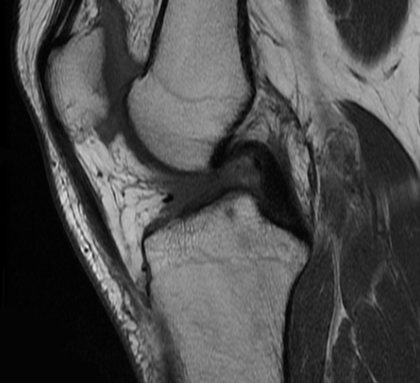
%> input picture Rician-Denoising/rician-denoise-matlab/knee-mri.png, 420 x 383 px
$ octave riciandenoise_demo.m   (GNU Octave 9; MATLAB toolbox functions it lacks are replaced by stand-ins)
%> lines starting %> are read from the running program, lines starting %| are printed output that depends on the picture
%> further down, uexact is the input picture: size 383x420 uint8; min 0, max 236, mean 76.7
### Rician-Denoising/rician-denoise-matlab/ricianrnd.m
function nu = ricianrnd(nu,sigma)
%> called with sigma = 0.05
%RICIANRND  Random arrays from Rician distribution.
%   r = RICIANRND(nu,sigma) returns random numbers from the Rician
%   distribution with parameters nu and sigma.  If nu is an array, then r
%   is an array of the same shape.

% Pascal Getreuer 2009


r = nu(:)'/sqrt(2);
r = (r([1,1],:) + randn(2,length(r))*sigma).^2;
nu(:) = sqrt(sum(r));

### Rician-Denoising/rician-denoise-matlab/riciandenoise.m
function u = riciandenoise(f,sigma,lambda,Tol,FastApprox)
%> called with sigma = 0.05, lambda = 0.065, Tol = 0.002, FastApprox = true
%RICIANDENOISE  Total variation minimization for Rician image denoising
%   u = RICIANDENOISE(f,sigma,lambda) performs denoising on image f with
%   Rician noise with parameter sigma.  The denoised image u is found as
%   the minimizer of
%
%          /                      / [ u^2 + f^2            u f    ]
%     min  | |grad u| dx + lambda | [ --------- - log I0( ----- ) ] dx.
%      u   /                      / [ 2 sigma^2          sigma^2  ]
%
%   Parameter lambda >= 0 determines the strength of the denoising: smaller
%   lambda implies stronger denoising.
%
%   RICIANDENOISE(f,sigma,lambda,Tol) specifies the stopping tolerance, the
%   method stops when ||u^Iter - u^Iter-1||_inf < Tol.
%
%   RICIANDENOISE(...,FastApprox) specifies how to evaluate I1(x)/I0(x), an
%   expression encountered in solving the minimization.  If FastApprox is
%   true (default), then I1(x)/I0(x) is evaluated with a cubic rational
%   approximation accurate to 8e-4 for all x >= 0.  Otherwise, MATLAB's
%   very accurate (but more time-consuming) besseli function is used.

% Pascal Getreuer 2009


%%% Input checking %%%
if nargin < 5
    FastApprox = true;

    if nargin < 4
        Tol = 5e-4*max(f(:));

        if nargin < 3
            error('Not enough input arguments.');
        end
    end
end

if sigma <= 0
    error('Parameter sigma must be positive.');
elseif lambda < 0
    error('Parameter lambda must be nonnegative.');
elseif any(~isfinite(f(:)) | f(:) < 0) || ~isreal(f)
    error('Image f must be nonnegative real-valued image.');
elseif ndims(f) ~= 2
    error('Image f must be a two-dimensional array.');
end

%%% Method parameters %%%
% Maximum allowed number of iterations
MaxIter = 100;
% Gradient descent time step size
dt = 5;
% Small parameter to avoid divide-by-zero
epsilon = 1e-20;

%%% Setup %%%
[N1,N2] = size(f);
%> N1 = 383; N2 = 420
ir = [2:N2,N2];
%> ir = 420 values from 2 to 420
il = [1,1:N2-1];
%> il = 420 values from 1 to 419
id = [2:N1,N1];
%> id = 383 values from 2 to 383
iu = [1,1:N1-1];
%> iu = 383 values from 1 to 382
sigma2 = sigma^2;
gamma = lambda/sigma2;

% Initialize u as the input image f
u = f;

%%% Main gradient descent loop %%%
for Iter = 1:MaxIter
    ulast = u;

    % Create shifted versions of the image
    ur = u(:,ir);   % Shifted one pixel right
    ul = u(:,il);   % left
    ud = u(id,:);   % down
    uu = u(iu,:);   % up

    % Approximate 1/|grad u|
%     g = 1./sqrt(epsilon + (ur - u).^2 + (ul - u).^2 ...
%         + (ud - u).^2 + (uu - u).^2);
    g = 1./sqrt(epsilon + (ur - u).*(ur - u) ...
        + (ul - u).*(ul - u) ...
        + (ud - u).*(ud - u) ...
        + (uu - u).*(uu - u));

    % Evaluate I1(f.*u/sigma^2) ./ I0(f.*u/sigma^2)
    r = u.*f/sigma2;

    if FastApprox
        % Rational approximation of I1(r)./I0(r): Approximation is L^inf
        % optimal with error less than 8e-4 for all x >= 0.
        r = ( r.*(2.38944 + r.*(0.950037 + r)) ) ...
            ./ ( 4.65314 + r.*(2.57541 + r.*(1.48937 + r)) );
    else
        % Evaluate I1(r)./I0(r) with besseli
        r = besseli(1,r,1)./besseli(0,r,1);
    end

    % Update u by a semi-implicit step
    ug = u.*g;
    u = ( u + dt*(ug(:,ir) + ug(:,il) + ug(id,:) + ug(iu,:) + gamma*f.*r) ) ...
       ./ ( 1 + dt*(g(:,ir) + g(:,il) + g(id,:) + g(iu,:) + gamma) );

    % Check for convergence
    if norm(u(:) - ulast(:),inf) < Tol
        break;
    end
end
%> this loop made 15 passes
%> pass 1, in riciandenoise, `ur = u(:,ir);`:
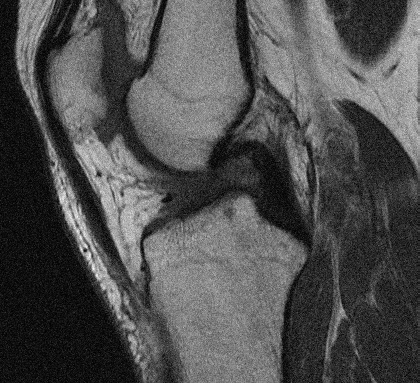
%> ur: size 383x420 double; min 0.000121, max 0.978, mean 0.313; mean of the top-left, top-right, bottom-left and bottom-right quarters 0.345, 0.366, 0.263, 0.281
%> pass 1, in riciandenoise, `ul = u(:,il);`:
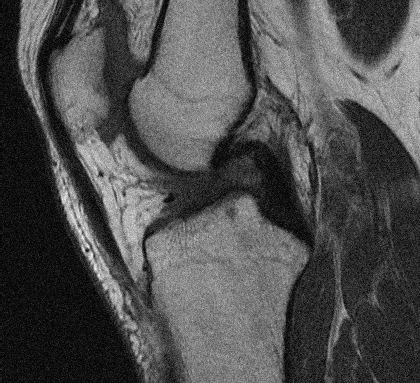
%> ul: size 383x420 double; min 0.000121, max 0.978, mean 0.312
%> pass 1, in riciandenoise, `ud = u(id,:);`:
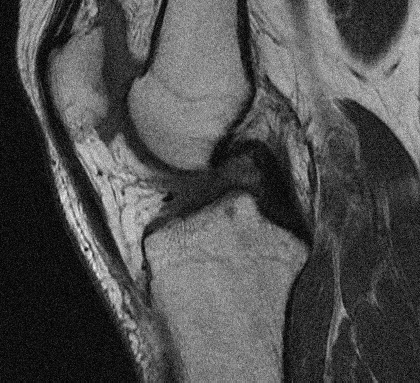
%> ud: size 383x420 double; min 0.000121, max 0.978, mean 0.312; mean of the top-left, top-right, bottom-left and bottom-right quarters 0.342, 0.365, 0.26, 0.283
%> pass 1, in riciandenoise, `uu = u(iu,:);`:
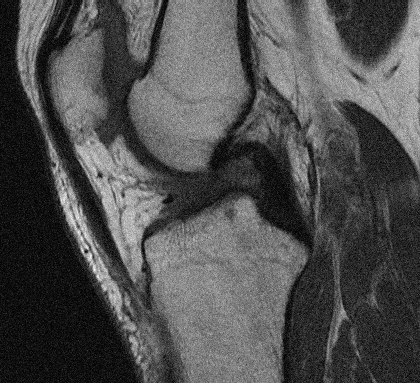
%> uu: size 383x420 double; min 0.000121, max 0.978, mean 0.313; mean of the top-left, top-right, bottom-left and bottom-right quarters 0.343, 0.366, 0.261, 0.282

%%% Done, show exiting message %%%
if norm(u(:) - ulast(:),inf) >= Tol
    fprintf('Maximum iterations exceeded (MaxIter=%d).\n',MaxIter);
else
    fprintf('Converged in %d iterations with tolerance %g.\n',Iter,Tol);
end

### Rician-Denoising/rician-denoise-matlab/riciandenoise_demo.m
%%% Demo script for riciandenoise.m %%%


% Get a clean input image
uexact = imread('knee-mri.png');
uexact = mean(double(uexact)/255,3);
% Simulate Rician noise
sigma = 0.05;
f = ricianrnd(uexact,sigma);

% Parameters for riciandenoise
% Smaller lambda implies stronger denoising
lambda = 0.065;
% Parameter Tol is the stopping tolerance
Tol = 2e-3;
% Parameter FastApprox decides how to approximate I1(x)/I0(x):
FastApprox = true;   % Fast and moderately accurate
% FastApprox = false;  % Slow but very accurate


% Plot input
figure(1);
imagesc(f);
axis image
axis off
colormap(gray(256));
title(sprintf('Noisy input image (PSNR %.2f dB)',...
    -10*log10(mean((uexact(:) - f(:)).^2))));
drawnow;
shg;

% Perform the denoising
StartTime = clock;
u = riciandenoise(f,sigma,lambda,Tol,FastApprox);
%u = riciandenoisemx(f,sigma,lambda,Tol);
StopTime = clock;

% Plot output
figure(2);
imagesc(u);
axis image
axis off
colormap(gray(256));
title(sprintf('Denoised (PSNR %.2f dB, CPU time %.2f s)', ...
    -10*log10(mean((uexact(:) - u(:)).^2)), ...
    etime(StopTime,StartTime)));
